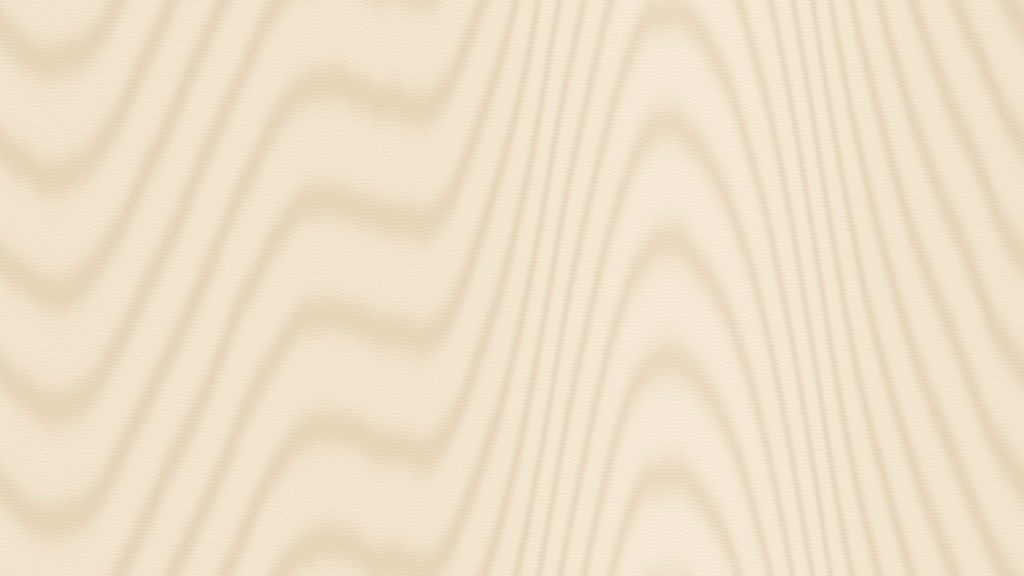
#> input picture build/renders/wood-birch.png, 2048 x 1152 px (shown at 1/2 size)
$ python -i render_photo.py   (imports and definitions only)
#> lines starting #> are read from the running program, lines starting #| are printed output that depends on the picture
"""Photo-realistic renders of the dass model with board-on-board cladding.

Builds the GLB for each variant, derives normal/roughness maps and a per-board
texture atlas from ``textures/plywood_diff_4k.jpg``, then hands them all to
``render/render.mjs``, which lights and photographs the model in headless
Chromium (three.js, sky IBL, soft sun shadows).

    uv run python render_photo.py                        # every view
    uv run python render_photo.py --views open-hero      # one view, fast
    uv run python render_photo.py --width 2400 --height 1800

View names are listed by ``--list-views``.
"""

from __future__ import annotations

import argparse
import json
import subprocess
import sys
from dataclasses import fields, replace
from pathlib import Path

import numpy as np
from PIL import Image

import dass

ROOT = Path(__file__).resolve().parent

# The cladding fields are råspont: 120 mm boards lapped to a 110 mm cover, the
# same numbers generate_cutlists.cladding_pieces() cuts to.  The atlas holds one
# whole board per cell, long enough that the tallest field never has to repeat.
PLANK_CELLS = 8
PLANK_BOARD_MM = 120.0
PLANK_COVER_MM = 110.0
PLANK_LENGTH_MM = 1200.0
PLANK_CELL_PX = (2560, 256)
PLANK_JOINT_MM = 4.0
PLANK_JOINT_SHADE = 0.5


# [120 lines left out: functions _cloud, synthesize_birch, write_corrugation_map, write_plank_atlas, write_relief_maps, not called in this run]


def write_texture_maps(source: Path, output: Path) -> dict:
    """Build every map the renderer needs: framing sheet, board atlas, roofing."""
    if not source.exists():
        source = output / "wood-birch.png"
        if not source.exists():
            print(f"no wood photo found; synthesising birch into {source}")
            synthesize_birch(source)
    corrugation_path = output / "corrugation-normal.png"
    if not corrugation_path.exists():
        write_corrugation_map(corrugation_path)

    write_relief_maps(source, output / "wood-normal.png", output / "wood-roughness.png")
    atlas_path = output / "plank-atlas.png"
    if not atlas_path.exists() or atlas_path.stat().st_mtime < source.stat().st_mtime:
        write_plank_atlas(source, atlas_path)
    write_relief_maps(atlas_path, output / "plank-normal.png", output / "plank-roughness.png")

    def relative(name: str) -> str:
        return str((output / name).relative_to(ROOT))

    return {
        "color": str(source.relative_to(ROOT)),
        "normal": relative("wood-normal.png"),
        "roughness": relative("wood-roughness.png"),
        "corrugation": relative("corrugation-normal.png"),
        "plank": {
            "color": relative("plank-atlas.png"),
            "normal": relative("plank-normal.png"),
            "roughness": relative("plank-roughness.png"),
            "cells": PLANK_CELLS,
            "lengthMm": PLANK_LENGTH_MM,
            "boardMm": PLANK_BOARD_MM,
            "coverMm": PLANK_COVER_MM,
        },
    }


# [69 lines left out: functions build_variants, main, not called in this run]


# [2 lines not run here, left out]

>>> import cv2
>>> picture = cv2.imread('build/renders/wood-birch.png', cv2.IMREAD_GRAYSCALE)
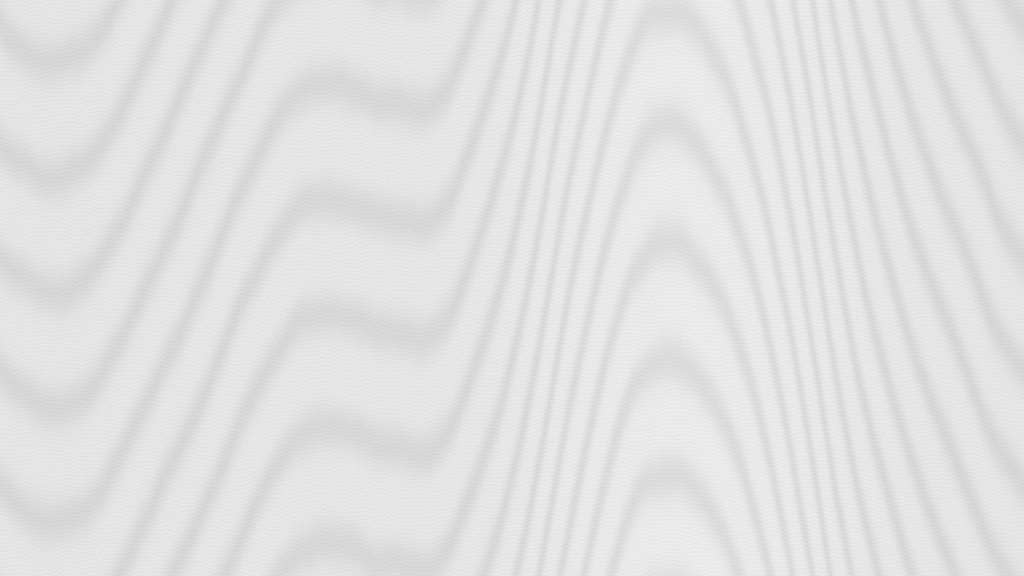
#> picture: shape (1152, 2048) (shown at 1/2 size); min 203, max 244, mean 225.4
>>> result = write_texture_maps(picture, 'out.png')
#> (the run stopped early here; a loop or call above may not have finished)
